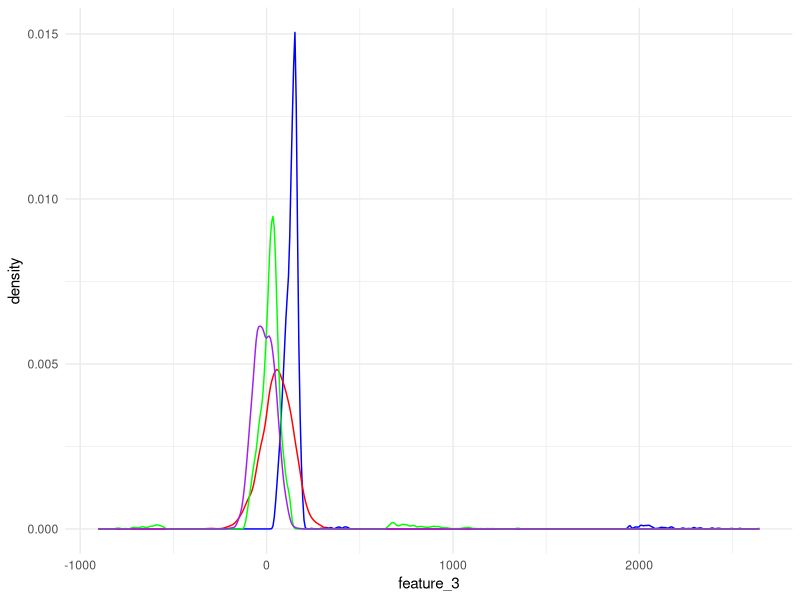
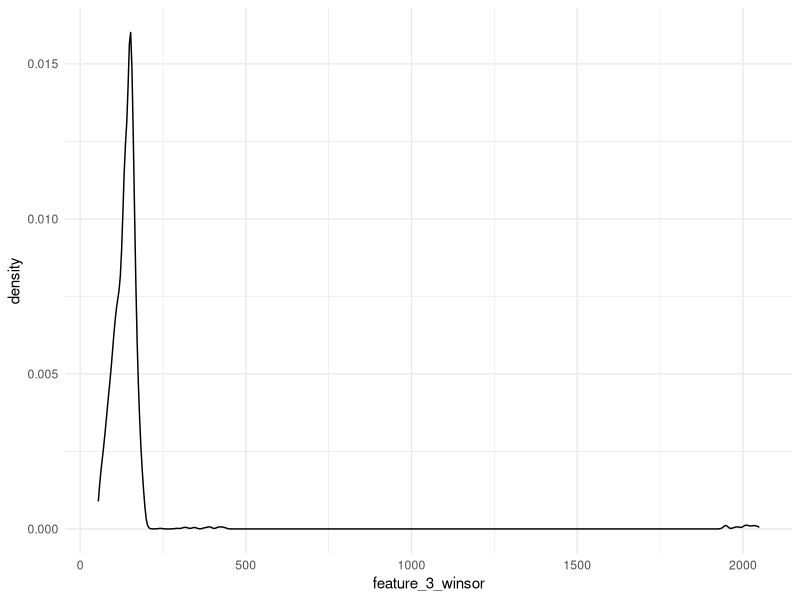
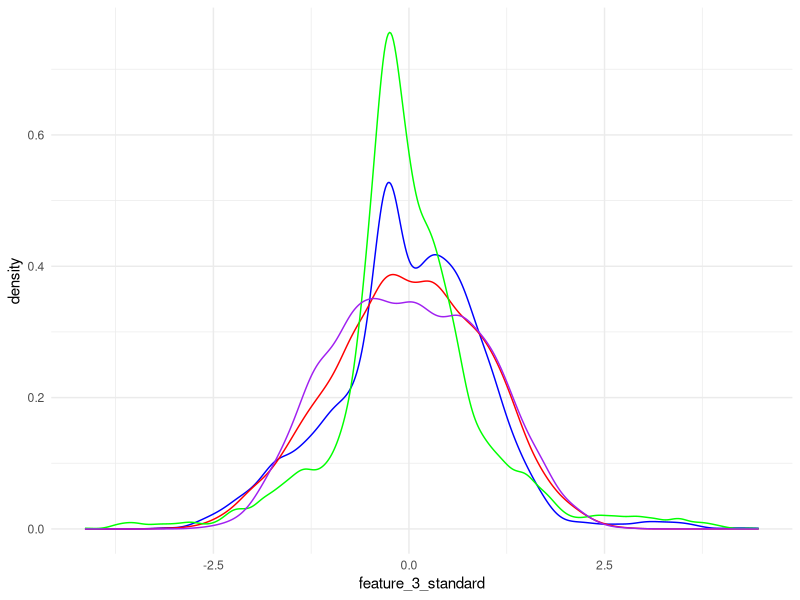
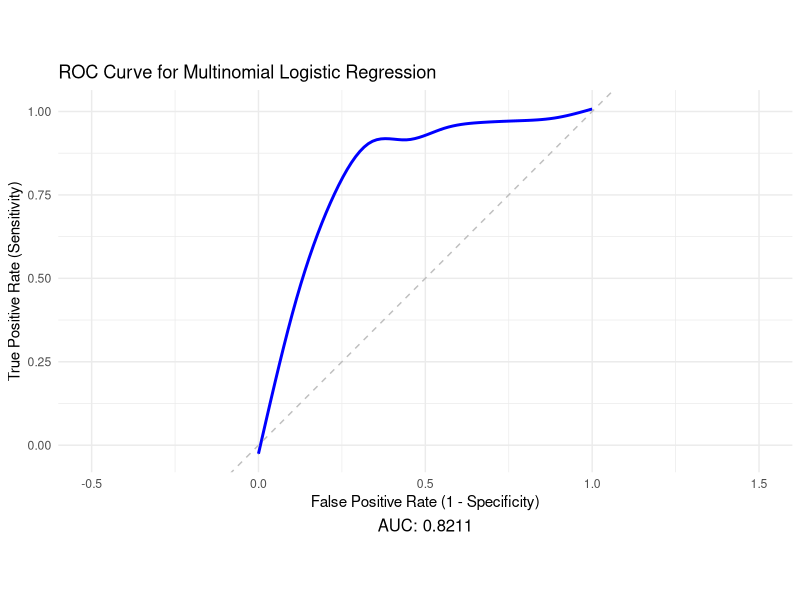
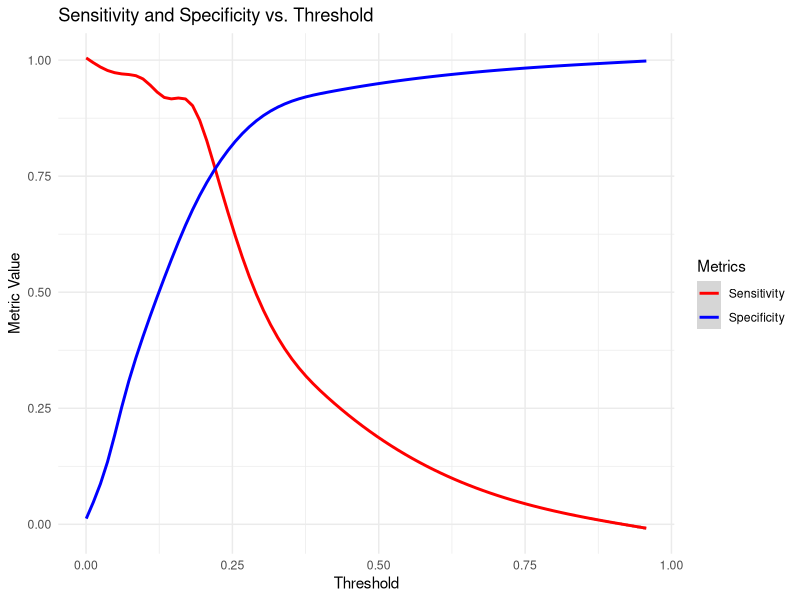
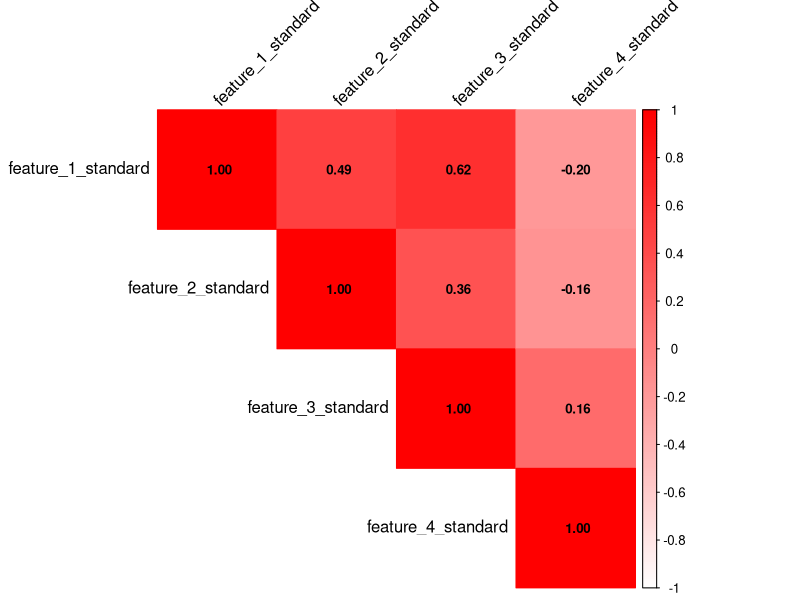
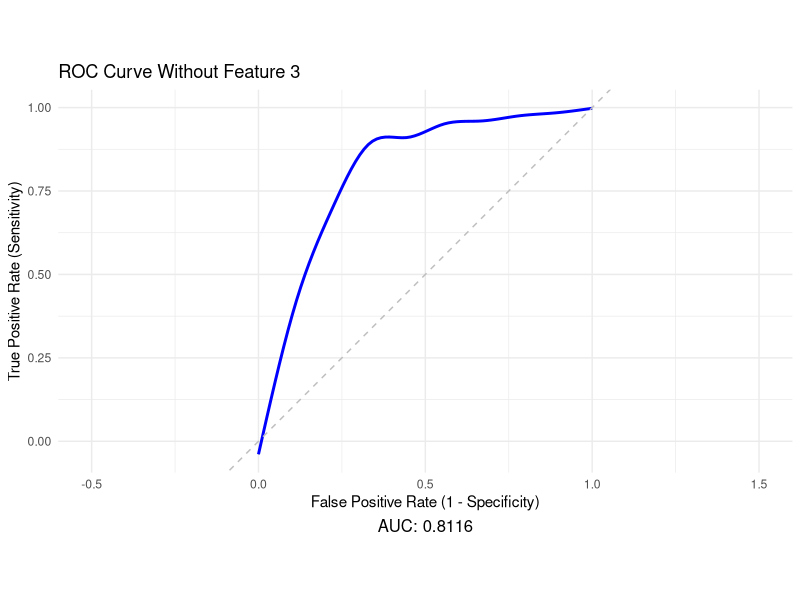
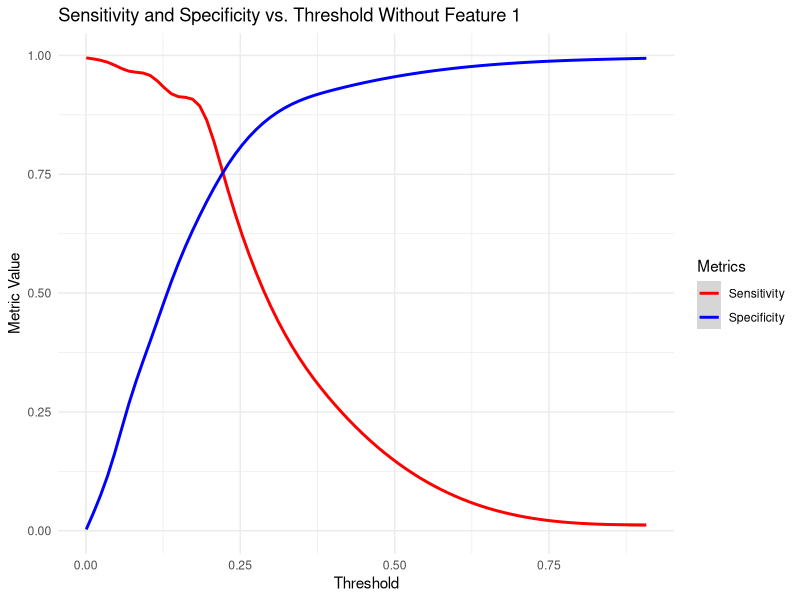

Reproduce these figures in R, in order.
## ---- chunk 1
knitr::opts_chunk$set(
  message = FALSE,
  warning = FALSE,
  fig.width = 8,   
  fig.height = 6, 
  dpi = 300,     
  dev = "png")    
## ---- chunk 2
train <- read.csv(file="FITB_train.csv",header=TRUE)
test <- read.csv(file="FITB_test.csv",header=TRUE)
## ---- chunk 3
library(ggplot2)
ggplot() + geom_density(data=train, aes(x=feature_3), color="blue") +
           geom_density(data=train, aes(x=feature_2), color="red") +
           geom_density(data=train, aes(x=feature_1), color="green") +
           geom_density(data=train, aes(x=feature_4), color="purple") +
           theme_minimal()
## ---- chunk 4
library(dplyr)
train$key <- row.names(train)
feature_3_winsor <- data.frame(feature_3 = train$feature_3, key = row.names(train))
feature_3_winsor_clean <- na.omit(feature_3_winsor)

feature_3_winsor_clean <- feature_3_winsor_clean %>%
  mutate(z_score = (feature_3 - mean(feature_3)) / sd(feature_3),percentile = ecdf(feature_3)(feature_3) * 100)

feature_3_winsor_df <- feature_3_winsor_clean[!(feature_3_winsor_clean[, 4] < 1 | feature_3_winsor_clean[, 4] > 99), ]

non_matching_keys <- anti_join(train, feature_3_winsor_df, by = "key")$key

train <- train %>% mutate(feature_3 = ifelse(key %in% non_matching_keys, NA, feature_3))

colnames(train)[3] <- "feature_3_winsor"
## ---- chunk 5
ggplot(data=train,aes(feature_3_winsor)) + geom_density() + theme_minimal()
## ---- chunk 6
train[is.na(train[,3]),3] <- median(feature_3_winsor_clean$feature_3)

colnames(train)[3] <- "feature_3_impute"

test[is.na(test[,3]),3] <- median(feature_3_winsor_clean$feature_3)
colnames(test)[3] <- "feature_3_impute"
## ---- chunk 7
train$date <- format(as.Date(train$date, format = "%Y-%m-%d"), "%Y")

train <- train %>%
  arrange(id, date) %>% # Sort by id and date
  group_by(id) %>%
  mutate(feature_2 = ifelse(is.na(feature_2),
                            lead(feature_2, order_by = date), # Try next year
                            feature_2)) %>%
  mutate(feature_2 = ifelse(is.na(feature_2),
                            lag(feature_2, order_by = date), # Try previous year
                            feature_2))

colnames(train)[2] <- "feature_2_impute"


test <- test %>%
  arrange(id, date) %>% 
  group_by(id) %>%
  mutate(feature_2 = ifelse(is.na(feature_2),
                            lead(feature_2, order_by = date), # Try next year
                            feature_2)) %>%
  mutate(feature_2 = ifelse(is.na(feature_2),
                            lag(feature_2, order_by = date), # Try previous year
                            feature_2))

colnames(test)[2] <- "feature_2_impute"

train <- na.omit(train)
test <- na.omit(test)
## ---- chunk 8
library(dplyr)
train <- train %>%
  mutate(across(c(feature_1, feature_2_impute, feature_3_impute, feature_4), 
                ~ (.x - mean(.x, na.rm = TRUE)) / sd(.x, na.rm = TRUE)))

colnames(train) <- c("feature_1_standard","feature_2_standard","feature_3_standard","feature_4_standard","id","date","y","key")

test <- test %>%
  mutate(across(c(feature_1, feature_2_impute, feature_3_impute, feature_4), 
                ~ (.x - mean(.x, na.rm = TRUE)) / sd(.x, na.rm = TRUE)))

colnames(test) <- c("feature_1_standard","feature_2_standard","feature_3_standard","feature_4_standard","id","date","y")

ggplot() + geom_density(data=train, aes(x=feature_3_standard), color="blue") +
           geom_density(data=train, aes(x=feature_2_standard), color="red") +
           geom_density(data=train, aes(x=feature_1_standard), color="green") +
           geom_density(data=train, aes(x=feature_4_standard), color="purple") +
           theme_minimal()
## ---- chunk 9
library(nnet)
train$y <- as.numeric(as.character(factor(train$y, levels = c("90+DPD", "active"), labels = c(1, 0))))
#This is necessary so that the delinquent value is recognized as the positive outcome.
delinquency_model <- multinom(y ~ feature_1_standard + feature_2_standard + feature_3_standard + feature_4_standard, 
                              data=train,family=binomial())
summary(delinquency_model)
## ---- chunk 10
    library(pROC)
    test$predicted_y <- predict(delinquency_model, newdata = test, type = "class")
    test$y_numeric <- as.numeric(as.character(factor(test$y, levels = c("90+DPD", "active"), labels = c(1, 0))))
    test$Probability <- predict(delinquency_model, newdata = test, type = "probs")
    options(digits = 4)
    
    roc_curve <- roc(response = test$y_numeric, predictor = test$Probability)

    roc_metrics <- coords(roc_curve, x = "all", ret = c("threshold", "sensitivity", "specificity"))
    (head(roc_metrics,5))

    auc_value <- auc(roc_curve) 
    optimal_threshold <- roc_metrics$threshold[which.min(abs(roc_metrics$sensitivity - roc_metrics$specificity))]
    
    roc_metrics$threshold <- as.numeric(roc_metrics$threshold)
    
roc_data <- data.frame(
  TPR = rev(roc_curve$sensitivities),  
  FPR = rev(1 - roc_curve$specificities)  
)

auc_value <- auc(roc_curve)

ggplot(roc_data, aes(x = FPR, y = TPR)) +
  geom_smooth(color = "blue", size = 1) +
  geom_abline(linetype = "dashed", color = "gray") +
  labs(
    title = "ROC Curve for Multinomial Logistic Regression",
    x = "False Positive Rate (1 - Specificity)",
    y = "True Positive Rate (Sensitivity)",
    caption = paste("AUC:", round(auc_value, 4))
  ) +
  coord_fixed() +  # Maintain proportional scales
  xlim(-0.5, 1.5) +  # Expand x-axis
  theme_minimal() +
  theme(plot.caption = element_text(hjust = 0.5, size = 12))

## ---- chunk 11
ggplot(roc_metrics, aes(x = threshold)) +
    geom_smooth(aes(y = sensitivity, color = "Sensitivity")) +
    geom_smooth(aes(y = specificity, color = "Specificity")) +
    labs(title = "Sensitivity and Specificity vs. Threshold",
    x = "Threshold", y = "Metric Value") +
    scale_color_manual(name = "Metrics", values = c("Sensitivity" = "red", "Specificity" = "blue")) +
    theme_minimal()
## ---- chunk 12
test$predicted_class <- ifelse(test$Probability >= roc_metrics$threshold[which.min(abs(roc_metrics$sensitivity - roc_metrics$specificity))], 1, 0)

library(caret)
conf_matrix <- confusionMatrix(
  factor(test$predicted_class, levels = c(0, 1)),
  factor(test$y_numeric, levels = c(0, 1)))

confusion_table <- as.data.frame.matrix(conf_matrix$table)
rownames(confusion_table) <- c("Actual: Non-delinquent", "Actual: Delinquent")
colnames(confusion_table) <- c("Predicted: Non-delinquent", "Predicted: Delinquent")

print("Confusion Matrix:")
print(confusion_table)

true_positives <- confusion_table[2, 2]  
false_positives <- confusion_table[1, 2] 
true_negatives <- confusion_table[1, 1]  
false_negatives <- confusion_table[2, 1] 
## ---- chunk 13
library(car)
X <- model.matrix(~ feature_1_standard + feature_2_standard + feature_3_standard + feature_4_standard, data=train)
vif_values <- diag(solve(cor(X[, -1]))) 
names(vif_values) <- colnames(X)[-1]    
print(vif_values)
library(corrplot)

cor_matrix <- cor(train[, c("feature_1_standard", "feature_2_standard", "feature_3_standard", "feature_4_standard")])
corrplot(cor_matrix, 
         method = "color",        
         col = colorRampPalette(c("white", "red"))(200),  
         type = "upper",          
         tl.col = "black",        
         tl.srt = 45,             
         addCoef.col = "black",  
         number.cex = 0.8)
## ---- chunk 14
full_model <- glm(y ~ feature_1_standard + feature_2_standard + feature_3_standard + feature_4_standard, data = train, family = binomial())

model_without_feature_1 <- glm(y ~ feature_2_standard + feature_3_standard + feature_4_standard, data = train, family = binomial())

model_without_feature_3 <- glm(y ~ feature_1_standard + feature_2_standard + feature_4_standard, data = train, family = binomial())

anova(model_without_feature_1, full_model, test = "LRT")
anova(model_without_feature_3, full_model, test = "LRT")
## ---- chunk 15
library(pROC)
library(ggplot2)

model_without_feature_1 <- glm(y ~ feature_2_standard + feature_3_standard + feature_4_standard, 
                               data = train, family = binomial())

test_no_feature_1 <- test %>%
  select(-feature_1_standard) 

test_no_feature_1$Probability <- predict(model_without_feature_1, newdata = test_no_feature_1, type = "response")

test_no_feature_1$y_numeric <- as.numeric(as.character(factor(test_no_feature_1$y, 
                                                              levels = c("90+DPD", "active"), 
                                                              labels = c(1, 0))))

roc_curve <- roc(response = test_no_feature_1$y_numeric, 
                 predictor = test_no_feature_1$Probability)

roc_metrics <- coords(roc_curve, x = "all", ret = c("threshold", "sensitivity", "specificity"))


# Extract data for ROC curve
roc_data <- data.frame(
  TPR = rev(roc_curve$sensitivities),  # True Positive Rate (Sensitivity)
  FPR = rev(1 - roc_curve$specificities)  # False Positive Rate (1 - Specificity)
)

# Calculate AUC value
auc_value <- auc(roc_curve)

# Create the ROC curve plot using ggplot2
ggplot(roc_data, aes(x = FPR, y = TPR)) +
  geom_smooth(color = "blue", size = 1) +
  geom_abline(linetype = "dashed", color = "gray") +  # Diagonal line for random chance
  labs(
    title = "ROC Curve Without Feature 3",
    x = "False Positive Rate (1 - Specificity)",
    y = "True Positive Rate (Sensitivity)",
    caption = paste("AUC:", round(auc_value, 4))
  ) +
  coord_fixed() +  # Maintain proportional scales
  xlim(-0.5, 1.5) +  # Expand x-axis for better visualization
  theme_minimal() +
  theme(plot.caption = element_text(hjust = 0.5, size = 12))

roc_metrics_df <- as.data.frame(roc_metrics) 
ggplot(roc_metrics_df, aes(x = threshold)) +
    geom_smooth(aes(y = sensitivity, color = "Sensitivity")) +
    geom_smooth(aes(y = specificity, color = "Specificity")) +
    labs(title = "Sensitivity and Specificity vs. Threshold Without Feature 1",
         x = "Threshold", y = "Metric Value") +
    scale_color_manual(name = "Metrics", values = c("Sensitivity" = "red", "Specificity" = "blue")) +
    theme_minimal()
## ---- chunk 16
library(pROC)
library(ggplot2)

model_without_feature_3 <- glm(y ~ feature_1_standard + feature_2_standard + feature_4_standard, 
                               data = train, family = binomial())

test_no_feature_3 <- test %>%
  select(-feature_3_standard) 

test_no_feature_3$Probability <- predict(model_without_feature_3, newdata = test_no_feature_3, type = "response")

test_no_feature_3$y_numeric <- as.numeric(as.character(factor(test_no_feature_3$y, 
                                                              levels = c("90+DPD", "active"), 
                                                              labels = c(1, 0))))

roc_curve <- roc(response = test_no_feature_3$y_numeric, 
                 predictor = test_no_feature_3$Probability)

roc_metrics <- coords(roc_curve, x = "all", ret = c("threshold", "sensitivity", "specificity"))


# Extract data for ROC curve
roc_data <- data.frame(
  TPR = rev(roc_curve$sensitivities),  # True Positive Rate (Sensitivity)
  FPR = rev(1 - roc_curve$specificities)  # False Positive Rate (1 - Specificity)
)

# Calculate AUC value
auc_value <- auc(roc_curve)

# Create the ROC curve plot using ggplot2
ggplot(roc_data, aes(x = FPR, y = TPR)) +
  geom_smooth(color = "blue", size = 1) +
  geom_abline(linetype = "dashed", color = "gray") +  # Diagonal line for random chance
  labs(
    title = "ROC Curve Without Feature 3",
    x = "False Positive Rate (1 - Specificity)",
    y = "True Positive Rate (Sensitivity)",
    caption = paste("AUC:", round(auc_value, 4))
  ) +
  coord_fixed() +  # Maintain proportional scales
  xlim(-0.5, 1.5) +  # Expand x-axis for better visualization
  theme_minimal() +
  theme(plot.caption = element_text(hjust = 0.5, size = 12))


roc_metrics_df <- as.data.frame(roc_metrics) 
ggplot(roc_metrics_df, aes(x = threshold)) +
    geom_smooth(aes(y = sensitivity, color = "Sensitivity")) +
    geom_smooth(aes(y = specificity, color = "Specificity")) +
    labs(title = "Sensitivity and Specificity vs. Threshold Without Feature 3",
         x = "Threshold", y = "Metric Value") +
    scale_color_manual(name = "Metrics", values = c("Sensitivity" = "red", "Specificity" = "blue")) +
    theme_minimal()
